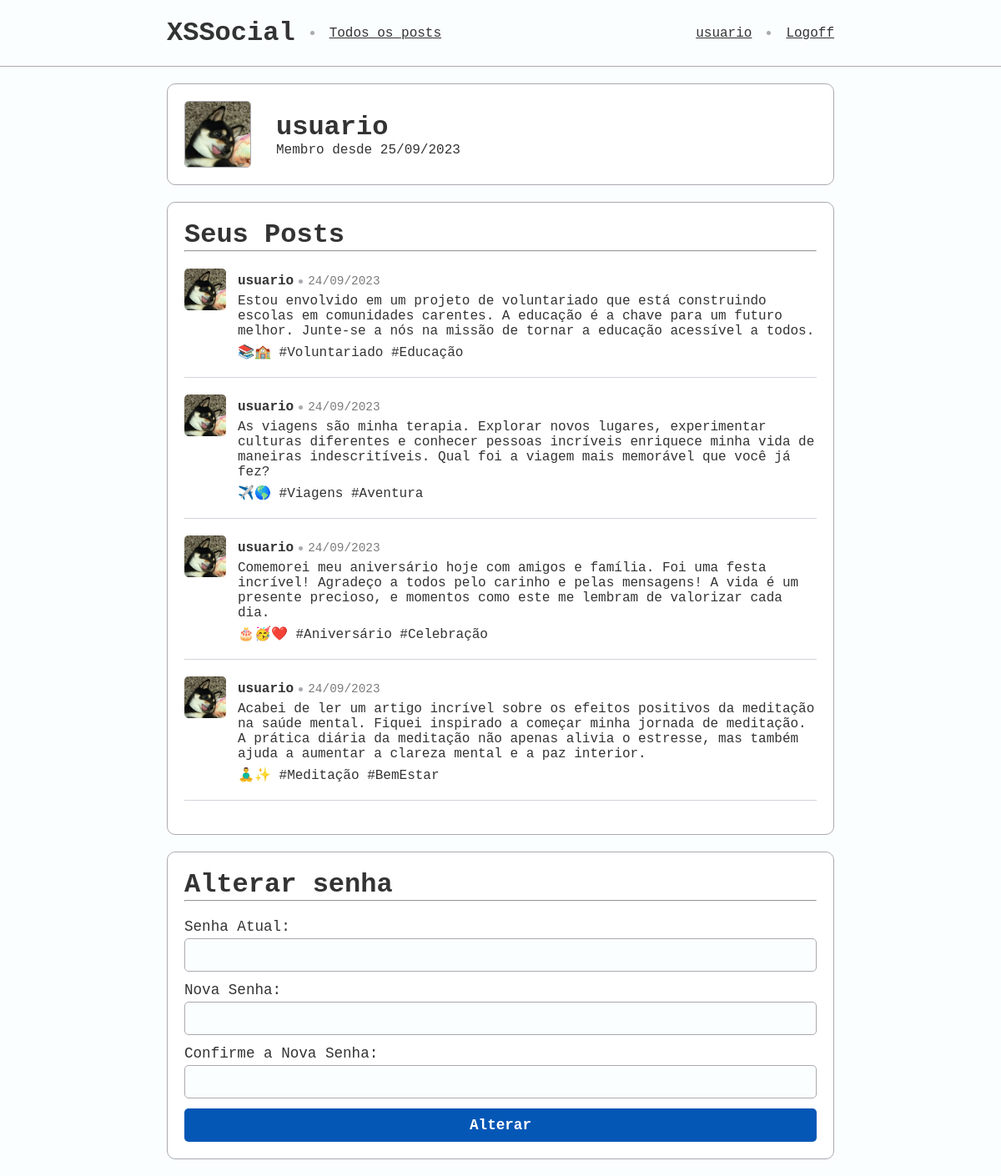
The page / (signed in) on the database its author committed.
### tables this page shows
CREATE TABLE usuarios (
	id INT PRIMARY KEY AUTO_INCREMENT,
    username VARCHAR(20) NOT NULL,
    senha VARCHAR(40) NOT NULL,
    foto VARCHAR(50) NOT NULL,
    criado TIMESTAMP DEFAULT CURRENT_TIMESTAMP
);

CREATE TABLE posts (
	id INT PRIMARY KEY AUTO_INCREMENT,
    usuario INT NOT NULL,
    CONSTRAINT fk_usuario FOREIGN KEY (usuario)
    REFERENCES usuarios (id),
    conteudo VARCHAR(500),
    criado TIMESTAMP DEFAULT CURRENT_TIMESTAMP
);

### src/index.php (the view, shortened to what this page needs)
<?php
$id_usuario = $_SESSION['id'];
$mysqli = new mysqli("localhost", "root", "", "xss_server");
$result = $mysqli->query("SELECT username, foto, criado FROM usuarios WHERE id = {$id_usuario};");
$row = $result->fetch_row();
$username = $row[0];
$foto = "/imgs/" . $row[1];
$criado = new DateTime($row[2]);
$posts = array();
$result = $mysqli->query("SELECT posts.id, usuarios.username, usuarios.foto, posts.conteudo, posts.criado FROM posts
                          INNER JOIN usuarios ON usuarios.id = posts.usuario
                          WHERE posts.usuario = {$id_usuario}
                          ORDER BY posts.criado DESC;");
while ($row = $result->fetch_row()) {
    $post = array(
        "id"        => $row[0],
        "username"  => $row[1],
        "foto"      => $row[2],
        "conteudo"  => explode("\n", $row[3]),
        "criado"    => new DateTime($row[4])
    );
    array_push($posts, $post);
}
?>
<!DOCTYPE html>
<html lang="pt-br">
<head>
    <link rel="stylesheet" href="/styles/geral.css">
    <link rel="stylesheet" href="/styles/perfil.css">
    <link rel="stylesheet" href="/styles/form.css">
    <link rel="stylesheet" href="/styles/posts.css">
</head>
<body>
    <nav>
        <div class="content">
            <div class="content_container">
                <h1>XSSocial</h1>
                <span class="divisor"></span>
                <a href="/posts.php">Todos os posts</a>
            </div>
            <div class="content_container">
                <?php echo "<a href=\"/\">{$username}</a>"; ?>
                <span class="divisor"></span>
                <a href="/logoff.php">Logoff</a>
            </div>
        </div>
    </nav>
    <main>
        <div class="content">
            <div class="container">
                <div class="perfil">
                    <div class="imagem">
                        <?php echo "<img src=\"{$foto}\" alt=\"{$username}\">"; ?>
                    </div>
                    <div class="username">
                        <?php echo "<h1>{$username}</h1>"; ?>
                        <?php echo "<span>Membro desde {$criado->format("d/m/Y")}</span>"; ?>
                    </div>
                </div>
            </div>
            <div class="container">
                <div class="titulo">
                    <h1>Seus Posts</h1>
                    <hr>
                </div>
                <div class="posts">
                    <?php
                    foreach ($posts as $post) {
                    echo "<div class=\"post\">
                        <div class=\"post-imagem\">
                            <img src=\"/imgs/{$post["foto"]}\" alt=\"{$post["username"]}\">
                        </div>
                        <div class=\"post-conteudo\">
                            <div class=\"post-usuario\">
                                <span class=\"post-username\">{$post["username"]}</span>
                                <span class=\"divisor\"></span>
                                <span class=\"post-criado\">{$post["criado"]->format("d/m/Y")}</span>
                            </div>
                            <div class=\"post-texto\">";
                    foreach($post["conteudo"] as $p) {
                        echo "<p class=\"post-paragrafo\">{$p}</p>";
                    }
                    echo "</div>
                        </div>
                    </div>";
                    }
                    ?>
                </div>
            </div>
            <div class="container">
                <div class="titulo">
                    <h1>Alterar senha</h1>
                    <hr>
                </div>
                <form action="/muda_senha.php">
                    <div class="form-input">
                        <label for="senha_atual">Senha Atual:</label>
                        <input type="password" id="senha_atual" name="senha_atual" size="20">
                    </div>
                    <div class="form-input">
                        <label for="nova_senha">Nova Senha:</label>
                        <input type="password" id="nova_senha" name="nova_senha" size="20">
                    </div>
                    <div class="form-input">
                        <label for="nova_senha_confirma">Confirme a Nova Senha:</label>
                        <input type="password" id="nova_senha_confirma" name="nova_senha_confirma" size="20">
                    </div>
                    <button type="Submit">Alterar</button>
                </form>
            </div>
        </div>
    </main>
</body>
</html>

### src/styles/geral.css (style rules this page uses)
* { margin: 0; padding: 0; box-sizing: border-box; }
body, input, button, textarea { font-family: 'Courier New', Courier, monospace; background-color: #fbfeff; color: #333; }
.content { max-width: 800px; margin: 0 auto; }
nav { height: 80px; border-bottom: 1px solid #AAAAAF; margin-bottom: 20px; }
nav .content { height: 100%; display: flex; align-items: center; justify-content: space-between; }
nav h1 { font-size: 2rem; }
nav .content_container { display: flex; align-items: center; gap: 12px; }
nav .content_container a { color: #333; text-decoration: underline; }
.container { width: 100%; padding: 20px; margin-bottom: 20px; border: 1px solid #AAAAAF; border-radius: 10px; background-color: #fff; }
.titulo { margin-bottom: 20px; }
.titulo hr { margin-top: 1px solid #AAAAAF; }
.divisor { display: block; width: 5px; height: 5px; background-color: #AAAAAF; border-radius: 3px; margin: 0 6px; }

### src/styles/perfil.css (style rules this page uses)
main .perfil { display: flex; align-items: center; }
main .perfil .imagem { width: 80px; height: 80px; margin-right: 30px; }
main .perfil .imagem img { width: 80px; height: 80px; border: 1px solid #AAAAAF; border-radius: 5px; }

### src/styles/form.css (style rules this page uses)
.form-input { width: 100%; margin-bottom: 12px; }
.form-input label { display: block; margin-bottom: 4px; font-size: 1.1rem; }
.form-input input { width: 100%; height: 40px; padding: 0 8px; border: 1px solid #AAAAAF; border-radius: 5px; font-size: 1rem; }
form button { width: 100%; height: 40px; background-color: #0557b6; border: none; border-radius: 5px; color: #fff; font-size: 1.1rem; font-weight: bold; }

### src/styles/posts.css (style rules this page uses)
.post { width: 100%; margin-bottom: 20px; padding-bottom: 14px; border-bottom: 1px solid #d2d2da; display: grid; grid-template-columns: 64px 1fr; }
.post-imagem img { width: 50px; height: 50px; border-radius: 5px; }
.post-usuario { display: flex; align-items: center; padding: 6px 0; }
.post-username { font-size: 1rem; font-weight: bold; }
.post-criado { font-size: .9rem; color: #7c7c7e; }
.post-texto .post-paragrafo { font-size: 1rem; margin-bottom: 6px; }

### rows shown on the page
usuarios: username "usuario", foto (picture), criado "25/09/2023"
posts: usuario.foto (picture), usuario.username "usuario", format "24/09/2023", p "Estou envolvido em um projeto de voluntariado que está construindo escolas em comunidades carentes. A educação é a chave para um futuro melhor. Junte-se a nós na missão de tornar a educação acessível a todos.", p "📚🏫 #Voluntariado #Educação"
posts: usuario.foto (picture), usuario.username "usuario", format "24/09/2023", p "As viagens são minha terapia. Explorar novos lugares, experimentar culturas diferentes e conhecer pessoas incríveis enriquece minha vida de maneiras indescritíveis. Qual foi a viagem mais memorável que você já fez?", p "✈️🌎 #Viagens #Aventura"
posts: usuario.foto (picture), usuario.username "usuario", format "24/09/2023", p "Comemorei meu aniversário hoje com amigos e família. Foi uma festa incrível! Agradeço a todos pelo carinho e pelas mensagens! A vida é um presente precioso, e momentos como este me lembram de valorizar cada dia.", p "🎂🥳❤️ #Aniversário #Celebração"
posts: usuario.foto (picture), usuario.username "usuario", format "24/09/2023", p "Acabei de ler um artigo incrível sobre os efeitos positivos da meditação na saúde mental. Fiquei inspirado a começar minha jornada de meditação. A prática diária da meditação não apenas alivia o estresse, mas também ajuda a aumentar a clareza mental e a paz interior.", p "🧘‍♂️✨ #Meditação #BemEstar"
